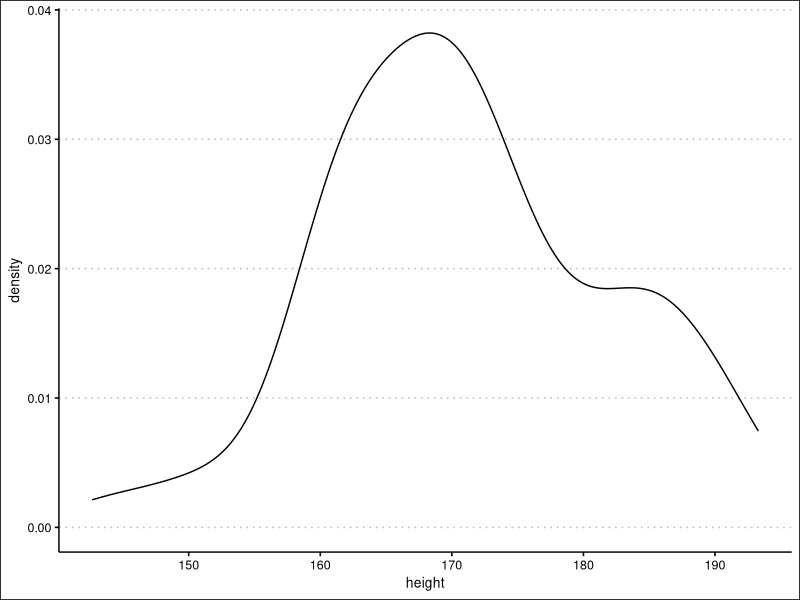
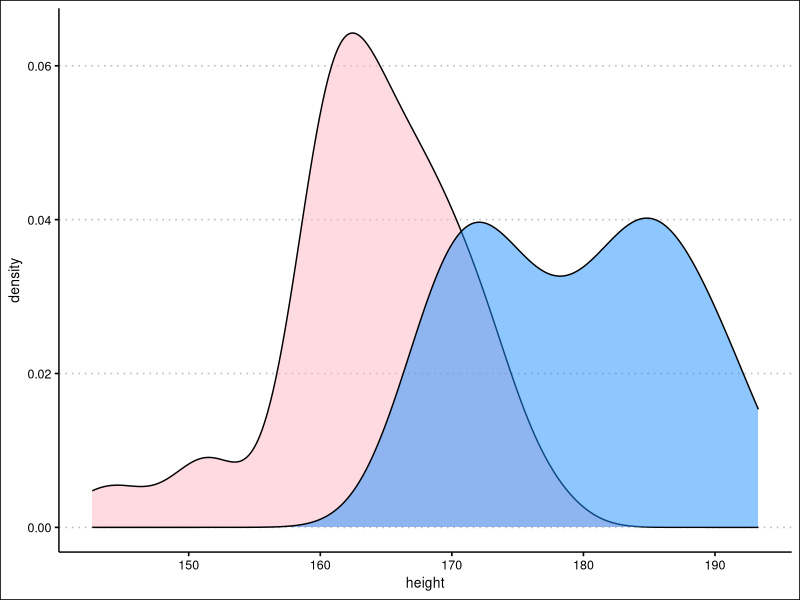
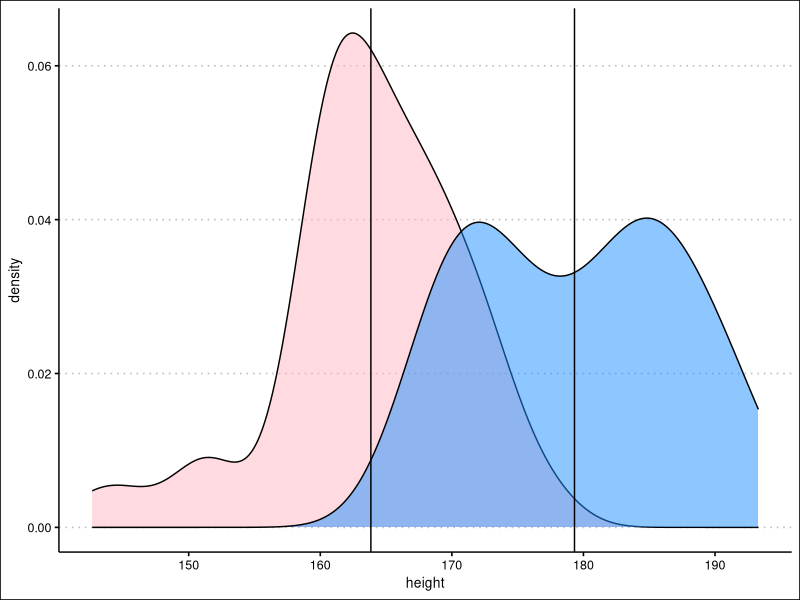

Source code (R) for these figures, in order:
## ---- chunk 1
knitr::opts_chunk$set(
  echo = TRUE,
  warning = F,
  error = F,
  message = F)
## ---- chunk 2
library(tidyverse); library(ggthemes)
theme_set( theme_clean() )

set.seed(1)

# (U.S. Census, 2019)
n_nyc     <- 8336817
n_females <- floor(n_nyc * 0.523)
n_males   <- n_nyc - n_females

# (Rosner, 2013)
height_m <- rnorm(n = n_males,   mean = 178.4, sd = 7.6)
height_f <- rnorm(n = n_females, mean = 164.7, sd = 7.1)

population_nyc <- 
  data.frame(
    height = c(height_m, height_f),
    male   = c(rep(TRUE, n_males), rep(FALSE, n_females))
  )
## ---- chunk 3
samples <- 
  population_nyc %>% 
  slice_sample(n = 100, replace = FALSE)
## ---- chunk 4
ggplot(samples) + 
  geom_density(aes(height))
## ---- chunk 5
ggplot(samples) + 
  geom_density(aes(x = height, 
                   group = male, 
                   fill = male),
               alpha = 0.5) +
  scale_fill_manual(
    breaks = c(FALSE, TRUE), 
    values = c("lightpink", "dodgerblue")) +
  theme(legend.position = "")
## ---- chunk 6
samples %>%
  group_by(male) %>%
  summarise(
    x_bar = mean(height), 
    var   = var(height), 
    sd    = sd(height)
  )
## ---- chunk 7
ggplot(samples) + 
  geom_density(aes(x = height, 
                   group = male, 
                   fill = male),
               alpha = 0.5) +
  scale_fill_manual(
    breaks = c(FALSE, TRUE), 
    values = c("lightpink", "dodgerblue")) +
  theme(legend.position = "") +
  geom_vline(data = filter(samples, male == FALSE),
             aes(xintercept = mean(height))) +
  geom_vline(data = filter(samples, male == TRUE),
             aes(xintercept = mean(height)))
